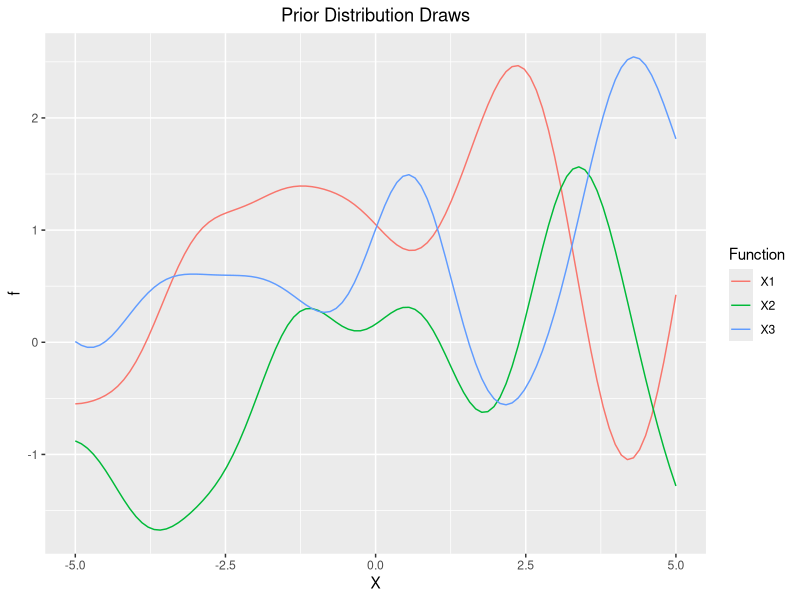
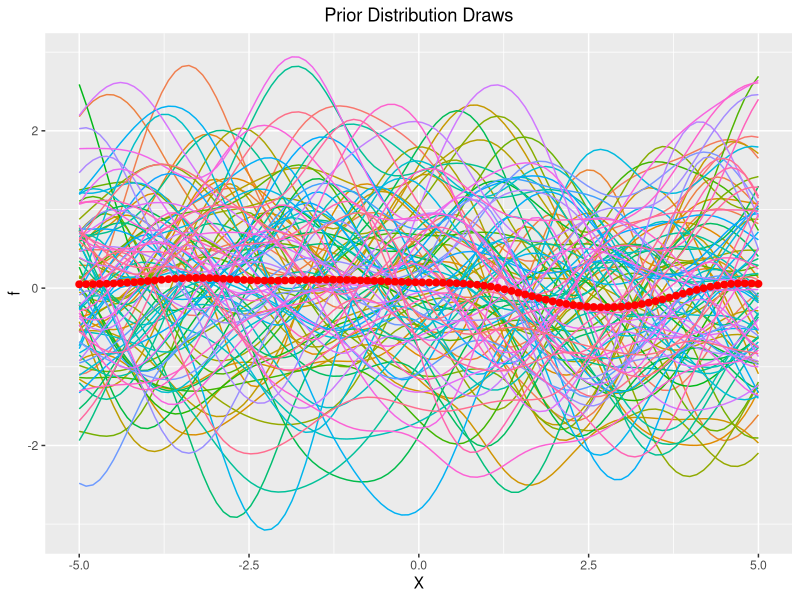
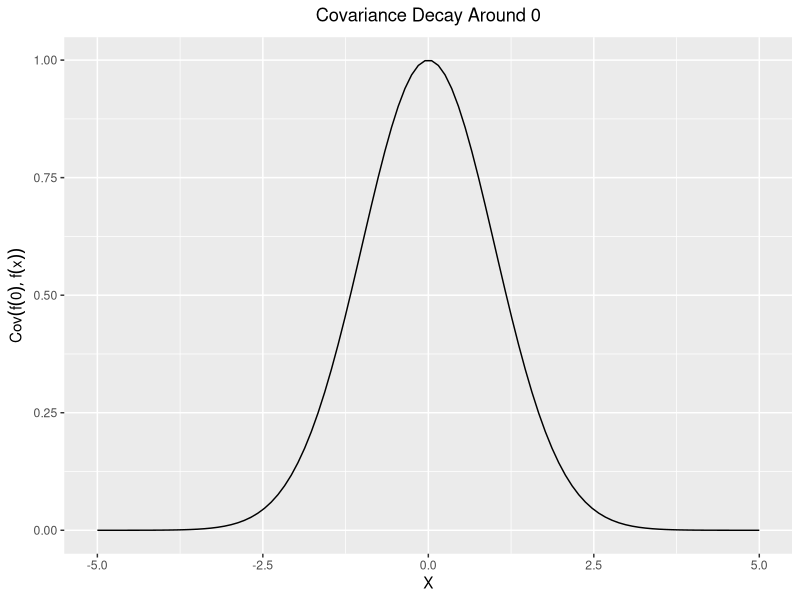
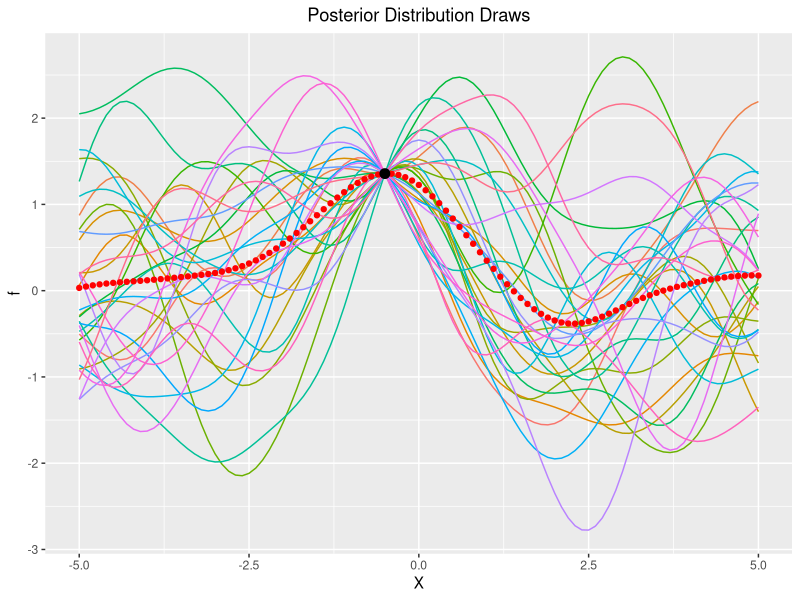
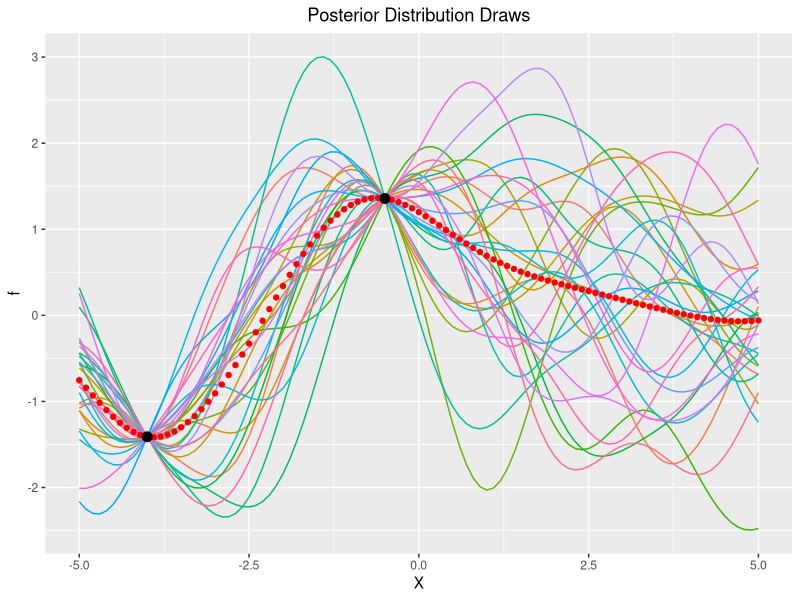
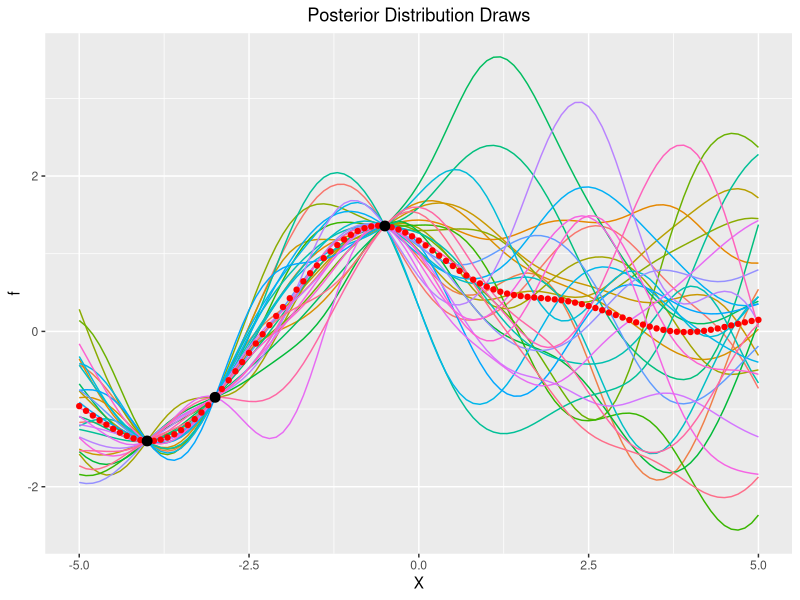
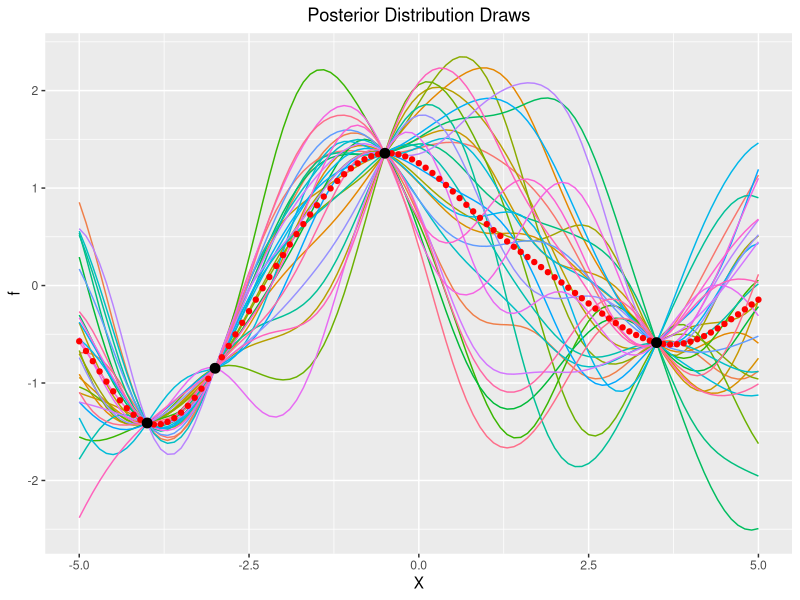
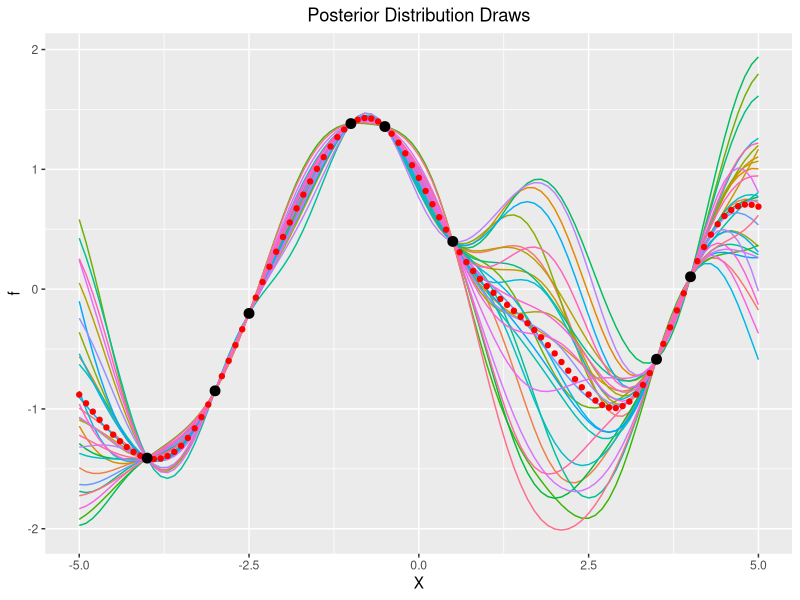

The R script that drew these images, in order:
### Code to plot function drawn from a Gaussian Process with mean zero and squared exponential covariance function

# Required libraries:
library(MASS)
library(ggplot2)
library(reshape)
library(dplyr)

# Squared exponential covariance function:
RBF <- function(xi,xj){
  exp(-.5*(xi-xj)^2)
}

# Function for drawing prior functions from the prior
## priors_No is the number of functions to draw
## mean is a logical parameter to check wheter the mean of the draws is shown

plot_priors <- function(priors_No,mean){
set.seed(116687)
  X_vec <- seq(from=-5,to=5,length.out=100)
  n <- length(X_vec)
  
  
  
  KernMat <- outer(X_vec, X_vec , FUN="RBF")
  y <- mvrnorm(n=priors_No, mu=rep(0,n), Sigma=KernMat, tol = 1e-6, empirical = FALSE, EISPACK = FALSE)
  if (priors_No > 1) y <- t(y)
  y <- data.frame(y)
  if (mean==T){
    
    y$mean <- apply(y,1,mean)
    functions_prior <- data.frame(X=X_vec,y)  %>% melt(.,id='X', variable_name='Function')  
    ggplot(functions_prior,aes(x=X,y=value,color=Function)) + geom_line() + 
      stat_summary(fun.y = "mean", colour = "red", size = 2, geom = "point") +
      theme(plot.title = element_text(hjust = 0.5),legend.position="none") + ggtitle('Prior Distribution Draws') + ylab('f')
  } else {
    functions_prior <- data.frame(X=X_vec,y)  %>% melt(.,id='X', variable_name='Function')  
    ggplot(functions_prior,aes(x=X,y=value,color=Function)) + geom_line() +
      theme(plot.title = element_text(hjust = 0.5)) + ggtitle('Prior Distribution Draws') + ylab('f')
  }
}



# Function for plotting functions drawn from the posterior
## post_No is the number of functions to draw
## X_obs is the values of x for which there are observations
# s2 is the variance of the error distribution 
        #if s2=0 the observations are noise-less, s2>0 the functions will be shown as points instead of lines
## Note: the true function is sin(-X_obs)+cos(-X_obs) 
plot_posterior <- function(post_No,X_obs,s2){
  set.seed(116687)
  X_vec <- seq(from=-5,to=5,by=.1)
  n <- length(X_vec)
  noise <- mvrnorm(n=1, mu=rep(0,n), Sigma=s2*diag(n), tol = 1e-6, empirical = FALSE, EISPACK = FALSE)
  y_true <- sin(-X_obs)+cos(-X_obs)  
  y_obs <- y_true + noise[which(X_vec %in% round(X_obs,digits=1))]
    
    
  KernMat <- outer(X_vec, X_vec , FUN="RBF") + s2*diag(n)
  KernX_obs <- outer(X_obs, X_obs , FUN="RBF")
  KernX_vecX_obs <- outer(X_vec, X_obs , FUN="RBF")
  KernX_obsX_vec <- outer(X_obs, X_vec , FUN="RBF")
  KernX_obs_inv <- solve(KernX_obs)
  
  if (s2 == 0 ){
    mu_post <- KernX_vecX_obs%*%KernX_obs_inv%*%y_true
  } else {
    mu_post <- KernX_vecX_obs%*%KernX_obs_inv%*%y_obs
  }
  Sigma_post <- KernMat-KernX_vecX_obs%*%KernX_obs_inv%*%KernX_obsX_vec
  
  post_f <- mvrnorm(n=post_No, mu=mu_post, Sigma=Sigma_post, tol = 1e-6, empirical = FALSE, EISPACK = FALSE)
  if (post_No > 1) post_f <- t(post_f)
  functions_posterior <- data.frame(X=X_vec,f=post_f) %>% melt(.,id='X', variable_name='Function')  
  
  if (s2 == 0){
    ggplot(functions_posterior,aes(x=X,y=value,color=Function)) + geom_line() +
      stat_summary(fun.y = "mean", colour = "red", size = 1.5, geom = "point") +
      theme(plot.title = element_text(hjust = 0.5),legend.position="none") + ggtitle('Posterior Distribution Draws') +
      geom_point(data=data.frame(X=X_obs,y=y_true), aes(x=X, y=y), colour="black", size=3) + ylab('f')
  } else {
    ggplot(functions_posterior,aes(x=X,y=value,color=Function)) + geom_point() +
      stat_summary(fun.y = "mean", colour = "red", size = 3, geom = "point") +
      theme(plot.title = element_text(hjust = 0.5),legend.position="none") + ggtitle('Posterior Distribution Draws') +
      geom_line(data=data.frame(X=X_vec,y=sin(-X_vec)+cos(-X_vec)), aes(x=X, y=y), colour="black", size=1) + ylab('f') +
      geom_point(data=data.frame(X=X_obs,y=y_obs), aes(x=X, y=y), colour="black", size=3)
  }
}

# Draws functions from prior
plot_priors(priors_No=3,mean=F)
plot_priors(priors_No=100,mean=T)
# Draws the covariance between f(0) and f(x)
xseq <- seq(from=-5,to=5,length.out=100)
data.frame(X=xseq,Cov=RBF(0,xseq)) %>% ggplot(.,aes(x=X,y=Cov)) + geom_line() + ylab(expression(Cov(f(0),f(x)))) +
  theme(plot.title = element_text(hjust = 0.5),legend.position="none") + ggtitle(expression(paste('Covariance Decay Around ',x=0)))


# Draws functions from posterior:
# Noise-free observations
s2=0
plot_posterior(post_No=30,X_obs = c(-.5),s2)
plot_posterior(post_No=30,X_obs = c(-4,-.5),s2)
plot_posterior(post_No=30,X_obs = c(-4,-3,-.5),s2)
plot_posterior(post_No=30,X_obs = c(-4,-3,-.5,3.5),s2)
plot_posterior(post_No=30,X_obs = c(-4,-3,-2.5,-1,-.5,.5,3.5,4),s2)

# Noisy observations
s2=0.01
plot_posterior(post_No=3,X_obs = c(-.5),s2)
plot_posterior(post_No=3,X_obs = c(-4,-.5),s2)
plot_posterior(post_No=3,X_obs = c(-4,-3,-.5),s2)
plot_posterior(post_No=3,X_obs = c(-4,-3,-.5,3.5),s2)
plot_posterior(post_No=3,X_obs = c(-4,-3,-2.5,-1,-.5,.5,3.5,4),s2)
plot_posterior(post_No=30,X_obs = c(-4,-3,-2.5,-1,-.5,.5,3.5,4),s2)
